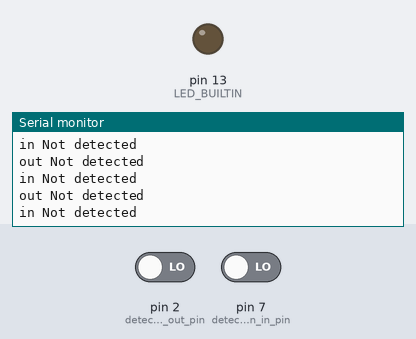
Simulated run of this sketch. Board: Arduino Uno, built with avr-gcc and run on an emulated ATmega328P. Parts: output pins drawn as LEDs (lit = HIGH), the last lines printed to the serial monitor. The test bench sets the inputs (shaded band); at power-on: pin 2 (detect_person_out_pin) LOW, pin 7 (detect_person_in_pin) LOW.

Above: at 8.8 s.
8.9 s: pin 2 (detect_person_out_pin) driven HIGH
At 11.5 s:
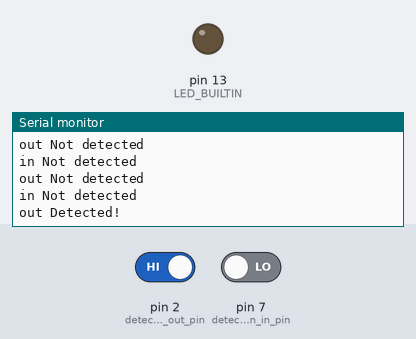
15.5 s: pin 7 (detect_person_in_pin) driven HIGH
At 17.3 s:
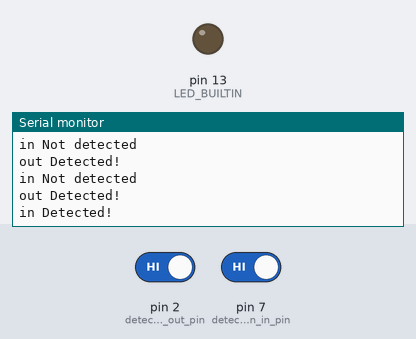

The sketch:

two_irsensor.ino
```cpp
//Vcc of irsensor should be connected to 5V of arduino (connecting to Vin doesn't work)
int detect_person_in_pin = 7;
int person_detected_in = LOW;

int detect_person_out_pin = 2;
int person_detected_out = LOW;

void setup() {
  // put your setup code here, to run once:
  pinMode(LED_BUILTIN, OUTPUT);
  pinMode(detect_person_in_pin, INPUT);
  pinMode(detect_person_out_pin, INPUT);
  Serial.begin(9600);
}

void loop() {
  // put your main code here, to run repeatedly:
  person_detected_in = digitalRead(detect_person_in_pin);
  if(person_detected_in == HIGH) //just if(person_detected) doesn't work!
  {
    Serial.println("in Detected!");  //single quotes not working
//    digitalWrite(LED_BUILTIN, HIGH);
  }
  else
  {
    Serial.println("in Not detected");
//    digitalWrite(LED_BUILTIN, LOW);
  }
    delay(2000);

    person_detected_out = digitalRead(detect_person_out_pin);
  if(person_detected_out == HIGH) //just if(person_detected) doesn't work!
  {
    Serial.println("out Detected!");  //single quotes not working
//    digitalWrite(LED_BUILTIN, HIGH);
  }
  else
  {
    Serial.println("out Not detected");
//    digitalWrite(LED_BUILTIN, LOW);
  }
    delay(2000);
}
```

Measured:
- after the input at 8.9 s, the serial monitor: prints a new line after 1.1 s (image 1)
- after the input at 15.5 s, the serial monitor: prints a new line after 0.50 s (image 2)
